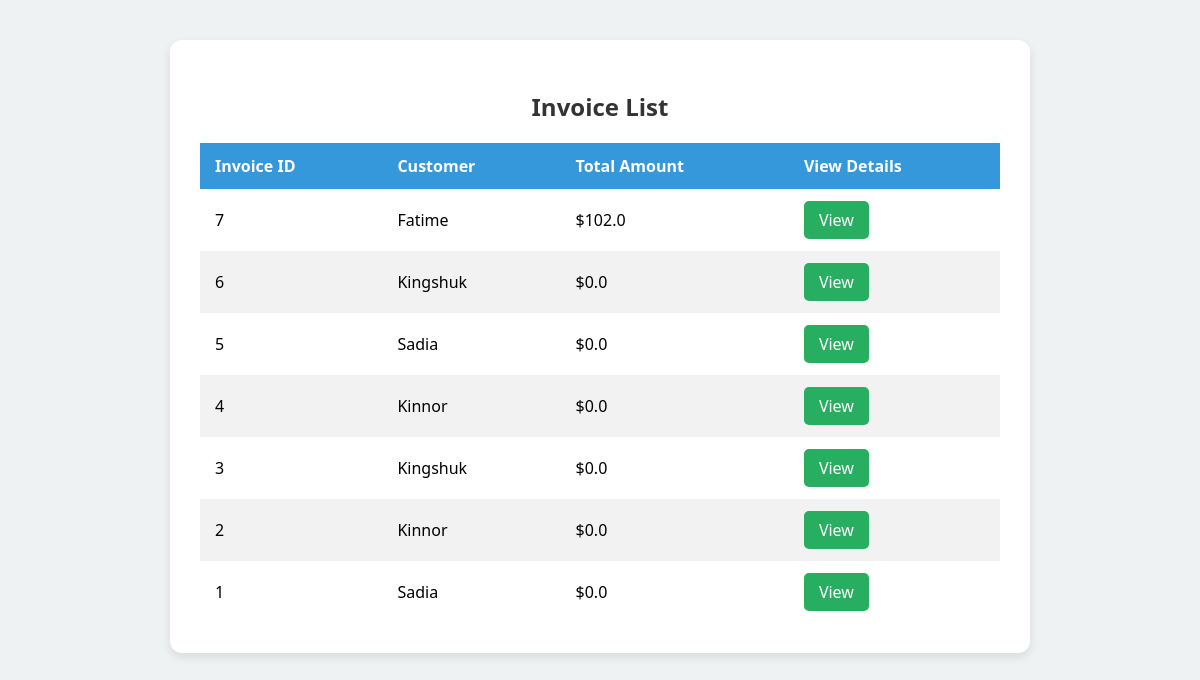
The page /invoices/ on the database as committed earlier.
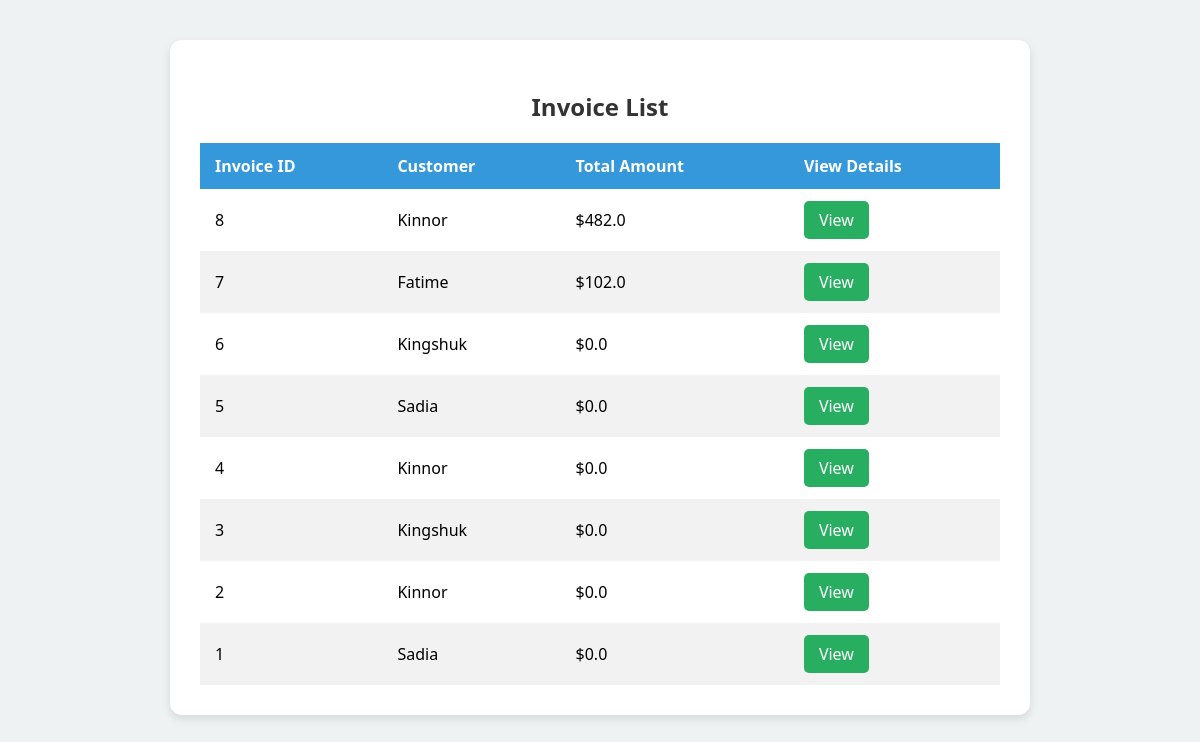
The same page on the database as committed later.
### customer/models.py (models this page shows, shortened)
class Sale(models.Model):
    customer = models.ForeignKey(Customer, on_delete=models.CASCADE)
    sale_date = models.DateTimeField(auto_now_add=True)
    total_amount = models.FloatField(default=0)

class Customer(models.Model):
    name = models.CharField(max_length=100)
    phone = models.CharField(max_length=15, unique=True)
    address = models.CharField(max_length=100)
    email = models.EmailField(unique=True)
    date_of_birth = models.DateField()
    point = models.FloatField(default=0)

### customer/views.py (the view)
# urls.py: path('invoices/', SaleListView.as_view(), name='invoices-list'),
class SaleListView(ListView):
    model = Sale
    template_name = 'sale/invoices_list.html'
    context_object_name = 'invoices'
    ordering = ['-sale_date']

### customer/templates/sale/invoices_list.html (shortened to what this page needs)
<!DOCTYPE html>
<html lang="en">
<head>
</head>
<body>
<div class="container">
    <h2>Invoice List</h2>
    <table>
        <thead>
            <tr>
                <th>Invoice ID</th>
                <th>Customer</th>
                <th>Total Amount</th>
                <th>View Details</th>
            </tr>
        </thead>
        <tbody>
            {% for invoice in invoices %}
            <tr>
                <td>{{ invoice.id }}</td>
                <td>{{ invoice.customer.name }}</td>
                <td>${{ invoice.total_amount }}</td>
                <td><a href="{% url 'invoice-detail' invoice.pk %}" class="button">View</a></td>
            </tr>
            {% empty %}
            <tr>
                <td colspan="4" style="text-align: center;">No invoices found.</td>
            </tr>
            {% endfor %}
        </tbody>
    </table>
</div>
</body>
</html>

### customer/templates/sale/invoices_list.html (style rules this page uses)
body { font-family: 'Segoe UI', sans-serif; background-color: #eef2f3; margin: 0; padding: 40px; }
.container { max-width: 800px; margin: auto; background: #fff; padding: 30px; border-radius: 12px; box-shadow: 0 4px 10px rgba(0,0,0,0.1); }
h2 { text-align: center; color: #333; margin-bottom: 20px; }
table { width: 100%; border-collapse: collapse; }
th, td { padding: 12px 15px; text-align: left; }
th { background-color: #3498db; color: white; }
tr:nth-child(even) { background-color: #f2f2f2; }
a.button { display: inline-block; padding: 8px 15px; background-color: #27ae60; color: white; text-decoration: none; border-radius: 5px; }

Rows that differ between the two databases and show on the page:
added Sale: id "8", customer.name "Kinnor", total_amount "482.0"
